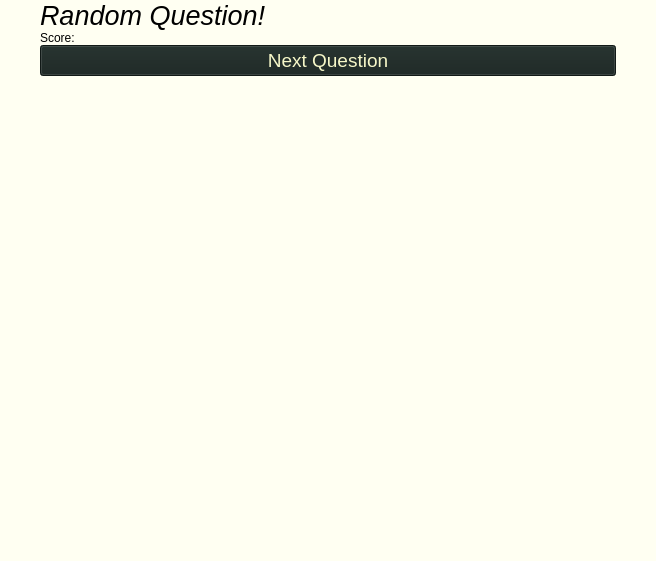
<?xml version="1.0" encoding="UTF-8"?>
<ui version="4.0">
 <class>randomTakingFrame</class>
 <widget class="QFrame" name="randomTakingFrame">
  <property name="geometry">
   <rect>
    <x>0</x>
    <y>0</y>
    <width>656</width>
    <height>561</height>
   </rect>
  </property>
  <property name="windowTitle">
   <string>Frame</string>
  </property>
  <property name="styleSheet">
   <string notr="true">background-color: rgb(255, 255, 242);</string>
  </property>
  <property name="frameShape">
   <enum>QFrame::NoFrame</enum>
  </property>
  <layout class="QHBoxLayout" name="horizontalLayout">
   <property name="spacing">
    <number>0</number>
   </property>
   <property name="leftMargin">
    <number>0</number>
   </property>
   <property name="topMargin">
    <number>0</number>
   </property>
   <property name="rightMargin">
    <number>0</number>
   </property>
   <property name="bottomMargin">
    <number>0</number>
   </property>
   <item>
    <spacer name="horizontalSpacer">
     <property name="orientation">
      <enum>Qt::Horizontal</enum>
     </property>
     <property name="sizeType">
      <enum>QSizePolicy::Preferred</enum>
     </property>
     <property name="sizeHint" stdset="0">
      <size>
       <width>40</width>
       <height>20</height>
      </size>
     </property>
    </spacer>
   </item>
   <item>
    <widget class="QFrame" name="frame">
     <property name="frameShape">
      <enum>QFrame::NoFrame</enum>
     </property>
     <property name="frameShadow">
      <enum>QFrame::Raised</enum>
     </property>
     <layout class="QVBoxLayout" name="verticalLayout_2">
      <property name="spacing">
       <number>0</number>
      </property>
      <property name="leftMargin">
       <number>0</number>
      </property>
      <property name="topMargin">
       <number>0</number>
      </property>
      <property name="rightMargin">
       <number>0</number>
      </property>
      <property name="bottomMargin">
       <number>0</number>
      </property>
      <item>
       <widget class="QLabel" name="testNameLabel">
        <property name="font">
         <font>
          <family>Helvetica Neue</family>
          <pointsize>20</pointsize>
          <italic>true</italic>
         </font>
        </property>
        <property name="text">
         <string>Random Question!</string>
        </property>
       </widget>
      </item>
      <item>
       <widget class="QLabel" name="scoreLabel">
        <property name="sizePolicy">
         <sizepolicy hsizetype="Expanding" vsizetype="Fixed">
          <horstretch>0</horstretch>
          <verstretch>0</verstretch>
         </sizepolicy>
        </property>
        <property name="text">
         <string>Score:</string>
        </property>
       </widget>
      </item>
      <item>
       <widget class="QFrame" name="taskFrame">
        <property name="frameShape">
         <enum>QFrame::NoFrame</enum>
        </property>
        <property name="frameShadow">
         <enum>QFrame::Raised</enum>
        </property>
        <layout class="QHBoxLayout" name="taskLayout">
         <property name="spacing">
          <number>0</number>
         </property>
         <property name="leftMargin">
          <number>0</number>
         </property>
         <property name="topMargin">
          <number>0</number>
         </property>
         <property name="rightMargin">
          <number>0</number>
         </property>
         <property name="bottomMargin">
          <number>0</number>
         </property>
        </layout>
       </widget>
      </item>
      <item>
       <widget class="QPushButton" name="nextQButton">
        <property name="font">
         <font>
          <family>Helvetica Neue</family>
          <pointsize>14</pointsize>
          <italic>false</italic>
         </font>
        </property>
        <property name="styleSheet">
         <string notr="true">background-color: rgb(24, 35, 32);
color: rgb(246, 247, 200);
</string>
        </property>
        <property name="text">
         <string>Next Question</string>
        </property>
       </widget>
      </item>
      <item>
       <spacer name="verticalSpacer">
        <property name="orientation">
         <enum>Qt::Vertical</enum>
        </property>
        <property name="sizeHint" stdset="0">
         <size>
          <width>20</width>
          <height>40</height>
         </size>
        </property>
       </spacer>
      </item>
     </layout>
    </widget>
   </item>
   <item>
    <widget class="QFrame" name="askLepFrame">
     <property name="frameShape">
      <enum>QFrame::NoFrame</enum>
     </property>
     <property name="frameShadow">
      <enum>QFrame::Plain</enum>
     </property>
     <layout class="QHBoxLayout" name="askLepLayout">
      <property name="spacing">
       <number>0</number>
      </property>
      <property name="leftMargin">
       <number>0</number>
      </property>
      <property name="topMargin">
       <number>0</number>
      </property>
      <property name="rightMargin">
       <number>0</number>
      </property>
      <property name="bottomMargin">
       <number>0</number>
      </property>
     </layout>
    </widget>
   </item>
   <item>
    <spacer name="horizontalSpacer_2">
     <property name="orientation">
      <enum>Qt::Horizontal</enum>
     </property>
     <property name="sizeType">
      <enum>QSizePolicy::Preferred</enum>
     </property>
     <property name="sizeHint" stdset="0">
      <size>
       <width>40</width>
       <height>20</height>
      </size>
     </property>
    </spacer>
   </item>
  </layout>
 </widget>
 <resources/>
 <connections/>
</ui>
